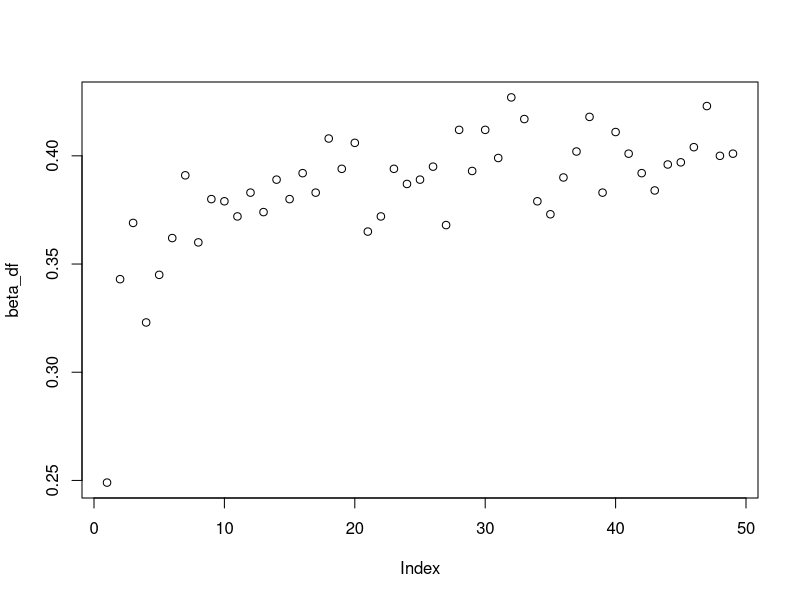

Source code (R):
# 4. Assess the probability of a type I error (alpha)

# a.

n = 100
mu_0 = 500
stdev = sqrt(50)
alpha = 0.04
my_sample = rnorm(n, mu_0, stdev)

# t test statistic

t_test = (mean(my_sample)-mu_0)/sd(my_sample)

# t critical value for alpha=0.04

qt(0.98, df=n-1) # Two sided test (0.02 on each side)

# Answer: We cannot reject H0 as the test statistic is not large enough

# b. Check results using R

t.test(my_sample, mu = mu_0, conf.level = 1-alpha/2)

# Answer: The p-value is higher than alpha so we cannot reject H0.
test = t.test(my_sample, mu = mu_0, conf.level = 1-alpha/2)

# c. 

M = 1000
n = 100
mu_0 = 500
stdev = sqrt(50)
alpha = 0.04

rejected = rep(0, M)

for (i in 1:M){
  
  my_sample = rnorm(n, mu_0, stdev)
  
  test = t.test(my_sample, mu = mu_0, conf.level = 1-alpha/2)
  rejected[i] = test$p.value < alpha
  
}

alpha_hat = sum(rejected)/M
alpha_hat

# As we are using samples coming from an actual normal distribution, the difference should be equal to 0 on average.
# A larger number of samples (M) would reduce the variability of that number. 
# A variation in alpha hat would mean the distribution is not normal and our assumptions not met.

# d.

M = 1000
n = 100
mu_0 = 500
stdev = sqrt(50)
alpha = 0.04

rejected = rep(0, M)

for (i in 1:M){
  
  zi = rt(n, df=3)
  my_sample = 500+zi/sqrt(abs(zi))*50
  
  test = t.test(my_sample, mu = mu_0, conf.level = 1-alpha/2)
  rejected[i] = test$p.value < alpha
  
}

alpha_hat = sum(rejected)/M
alpha_hat

# The rejection rate will be similar, as the sample size is large enough, the average will be close to a normal distribution (CLT).
# Also, thestandard deviation is identical than earlier and that both distribution are symmetrical.

# e.


run_test <- function(df=2){
  
  M = 1000
  n = 100
  mu_0 = 500
  stdev = sqrt(50)
  alpha = 0.04
  
  test_norm = function(q){
    pnorm(q,mean=mu_0, sd = stdev)
  }
  
  not_rejected = rep(0, M)
  
  for (i in 1:M){
    
    zi = rt(n, df=df)
    my_sample = 500+zi/sqrt(abs(zi))*sqrt(50)
    
    test = ks.test(my_sample, pnorm, mean = mu_0, sd = stdev)
    not_rejected[i] = test$p.value > alpha
  }
  
  beta_hat = sum(not_rejected)/M
  beta_hat
  
}

beta_df = rep(0,length(2:50))

for (i in 1:49){
  
  beta_df[i] = run_test(i+1)
}

plot(beta_df)

# We see the power increases up to a point, as df increases, so does the t distribution gets similar to a normal - hence the test does not reject it correctly more often.
# The evaluate the power it would have been more interesting to vary the sample size for fixed df...


# Check t calibration
zi = rt(n, df=3)
my_sample = 500+zi/sqrt(abs(zi))*50
sd(my_sample)
mean(my_sample)

